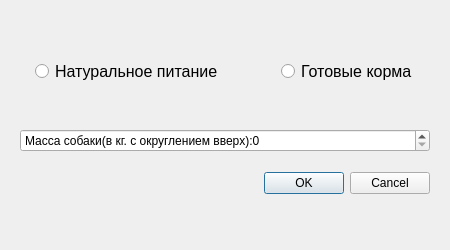
<?xml version="1.0" encoding="UTF-8"?>
<ui version="4.0">
 <class>Dialog</class>
 <widget class="QDialog" name="Dialog">
  <property name="geometry">
   <rect>
    <x>0</x>
    <y>0</y>
    <width>450</width>
    <height>250</height>
   </rect>
  </property>
  <property name="minimumSize">
   <size>
    <width>450</width>
    <height>250</height>
   </size>
  </property>
  <property name="maximumSize">
   <size>
    <width>450</width>
    <height>250</height>
   </size>
  </property>
  <property name="windowTitle">
   <string>Dialog</string>
  </property>
  <widget class="QWidget" name="layoutWidget">
   <property name="geometry">
    <rect>
     <x>20</x>
     <y>10</y>
     <width>410</width>
     <height>201</height>
    </rect>
   </property>
   <property name="sizePolicy">
    <sizepolicy hsizetype="Expanding" vsizetype="Preferred">
     <horstretch>0</horstretch>
     <verstretch>0</verstretch>
    </sizepolicy>
   </property>
   <layout class="QVBoxLayout" name="verticalLayout">
    <property name="leftMargin">
     <number>0</number>
    </property>
    <item>
     <spacer name="verticalSpacer">
      <property name="orientation">
       <enum>Qt::Vertical</enum>
      </property>
      <property name="sizeType">
       <enum>QSizePolicy::Fixed</enum>
      </property>
      <property name="sizeHint" stdset="0">
       <size>
        <width>20</width>
        <height>35</height>
       </size>
      </property>
     </spacer>
    </item>
    <item>
     <layout class="QHBoxLayout" name="horizontalLayout">
      <item>
       <spacer name="horizontalSpacer_2">
        <property name="orientation">
         <enum>Qt::Horizontal</enum>
        </property>
        <property name="sizeType">
         <enum>QSizePolicy::Fixed</enum>
        </property>
        <property name="sizeHint" stdset="0">
         <size>
          <width>15</width>
          <height>20</height>
         </size>
        </property>
       </spacer>
      </item>
      <item>
       <widget class="QRadioButton" name="natural_nutritatio_btn">
        <property name="font">
         <font>
          <pointsize>12</pointsize>
         </font>
        </property>
        <property name="text">
         <string>Натуральное питание</string>
        </property>
        <attribute name="buttonGroup">
         <string notr="true">buttonGroup</string>
        </attribute>
       </widget>
      </item>
      <item>
       <spacer name="horizontalSpacer">
        <property name="orientation">
         <enum>Qt::Horizontal</enum>
        </property>
        <property name="sizeType">
         <enum>QSizePolicy::Fixed</enum>
        </property>
        <property name="sizeHint" stdset="0">
         <size>
          <width>52</width>
          <height>20</height>
         </size>
        </property>
       </spacer>
      </item>
      <item>
       <widget class="QRadioButton" name="ready_food_btn">
        <property name="font">
         <font>
          <pointsize>12</pointsize>
         </font>
        </property>
        <property name="text">
         <string>Готовые корма</string>
        </property>
        <attribute name="buttonGroup">
         <string notr="true">buttonGroup</string>
        </attribute>
       </widget>
      </item>
     </layout>
    </item>
    <item>
     <spacer name="verticalSpacer_2">
      <property name="orientation">
       <enum>Qt::Vertical</enum>
      </property>
      <property name="sizeType">
       <enum>QSizePolicy::Fixed</enum>
      </property>
      <property name="sizeHint" stdset="0">
       <size>
        <width>20</width>
        <height>25</height>
       </size>
      </property>
     </spacer>
    </item>
    <item>
     <widget class="QSpinBox" name="dog_mass">
      <property name="suffix">
       <string/>
      </property>
      <property name="prefix">
       <string>Масса собаки(в кг. с округлением вверх):</string>
      </property>
     </widget>
    </item>
    <item>
     <widget class="QDialogButtonBox" name="buttonBox">
      <property name="sizePolicy">
       <sizepolicy hsizetype="Expanding" vsizetype="Fixed">
        <horstretch>0</horstretch>
        <verstretch>0</verstretch>
       </sizepolicy>
      </property>
      <property name="orientation">
       <enum>Qt::Horizontal</enum>
      </property>
      <property name="standardButtons">
       <set>QDialogButtonBox::Cancel|QDialogButtonBox::Ok</set>
      </property>
     </widget>
    </item>
   </layout>
  </widget>
 </widget>
 <resources/>
 <connections>
  <connection>
   <sender>buttonBox</sender>
   <signal>accepted()</signal>
   <receiver>Dialog</receiver>
   <slot>accept()</slot>
   <hints>
    <hint type="sourcelabel">
     <x>248</x>
     <y>254</y>
    </hint>
    <hint type="destinationlabel">
     <x>157</x>
     <y>274</y>
    </hint>
   </hints>
  </connection>
  <connection>
   <sender>buttonBox</sender>
   <signal>rejected()</signal>
   <receiver>Dialog</receiver>
   <slot>reject()</slot>
   <hints>
    <hint type="sourcelabel">
     <x>316</x>
     <y>260</y>
    </hint>
    <hint type="destinationlabel">
     <x>286</x>
     <y>274</y>
    </hint>
   </hints>
  </connection>
 </connections>
 <buttongroups>
  <buttongroup name="buttonGroup"/>
 </buttongroups>
</ui>
